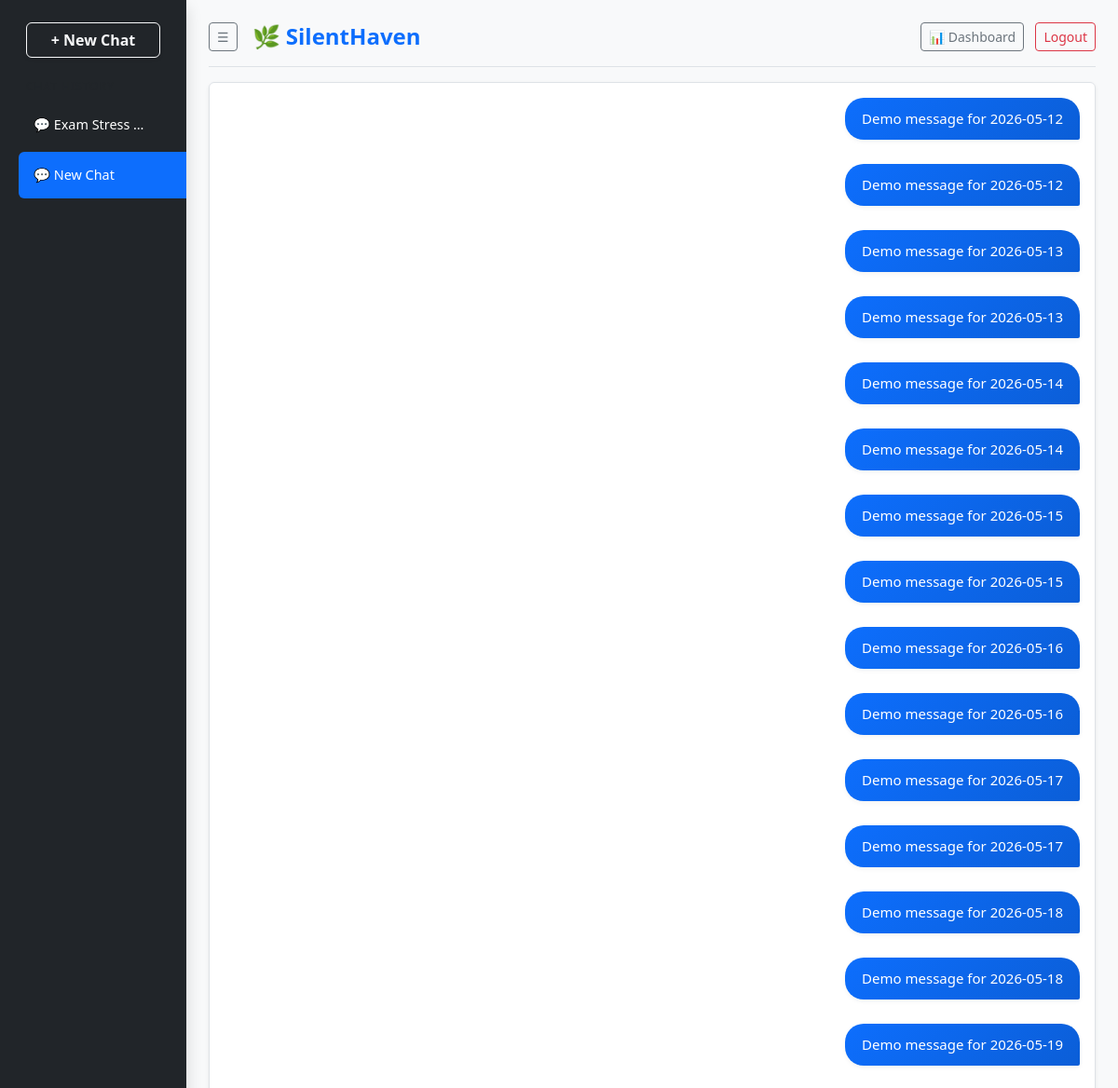
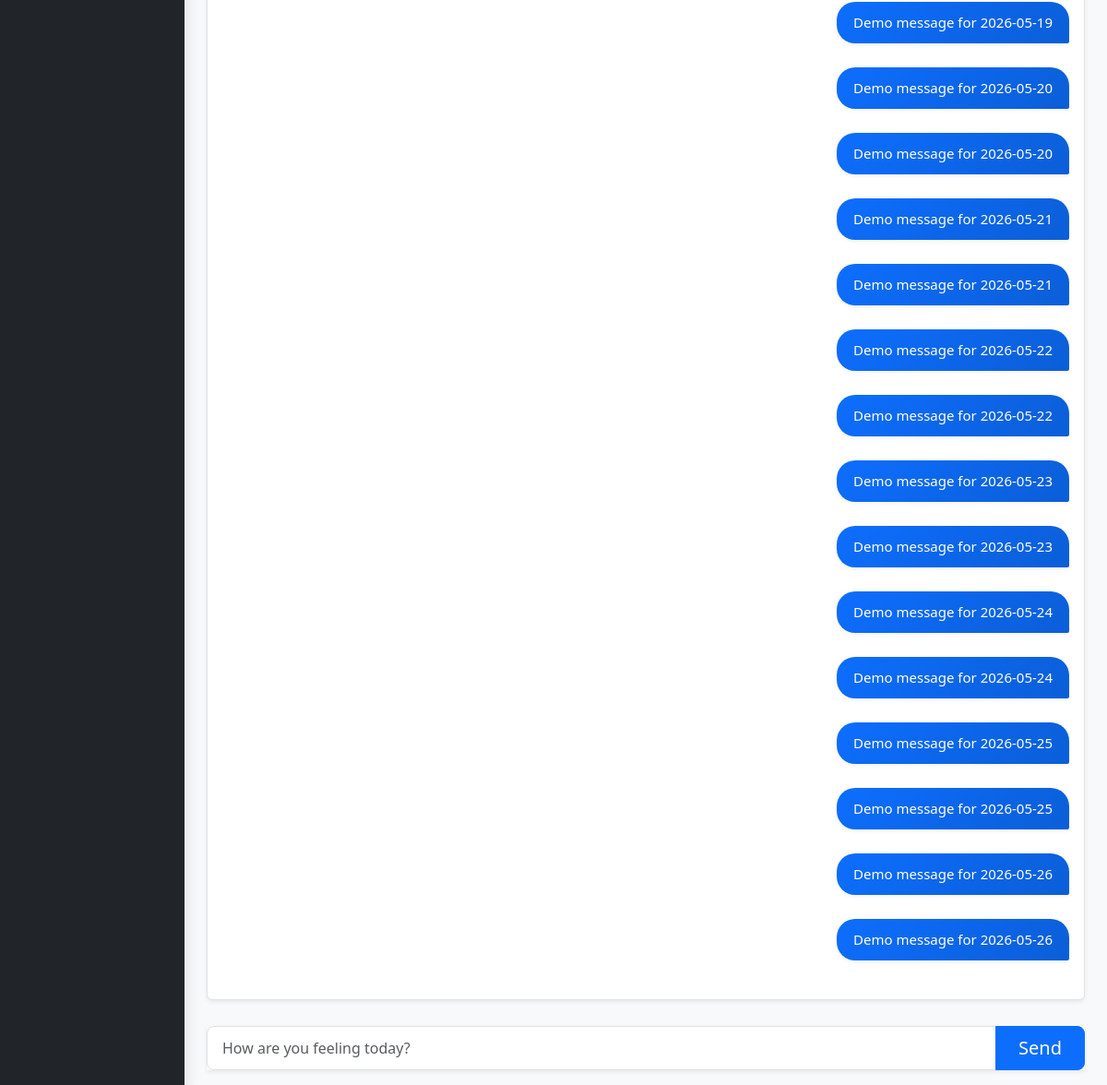
The page /chat/34 (signed in) on the database its author committed (2 pictures, top to bottom).
### chat/models.py (models this page shows)
class ChatSession(models.Model):
    user = models.ForeignKey(User, on_delete=models.CASCADE)
    title = models.CharField(max_length=255, default="Новый чат")
    created_at = models.DateTimeField(auto_now_add=True)

class Message(models.Model):
    session = models.ForeignKey(ChatSession, on_delete=models.CASCADE)
    sender = models.CharField(max_length=10)
    text = models.TextField()
    timestamp = models.DateTimeField(auto_now_add=True)
    sentiment_value = models.FloatField(null=True, blank=True)
    is_trigger_alert = models.BooleanField(default=False)
    anxiety = models.FloatField(default=0.0) # Тревога
    sadness = models.FloatField(default=0.0) # Грусть/Уныние
    anger = models.FloatField(default=0.0)   # Гнев/Раздражение
    apathy = models.FloatField(default=0.0)  # Апатия/Выгорание
    primary_emotion = models.CharField(max_length=50, default='neutral') # Главная эмоция
    stress_factors = models.CharField(max_length=255, blank=True, null=True) # Источники стресса через запятую

### chat/views.py (the view)
# urls.py: path('', views.chat_interface, name='chat_interface'),
@login_required(login_url='/login/')
def chat_interface(request, session_id=None):
    sessions = ChatSession.objects.filter(user=request.user).order_by('-created_at')
    if session_id:
        current_session = ChatSession.objects.get(id=session_id, user=request.user)
    else:
        current_session = sessions.first()
        if not current_session:
            current_session = ChatSession.objects.create(user=request.user, title="New Chat")
    messages = Message.objects.filter(session=current_session).order_by('timestamp')
    return render(request, 'chat/index.html', {
        'sessions': sessions,
        'current_session': current_session,
        'messages': messages
    })

### chat/templates/chat/index.html (shortened to what this page needs)
<!DOCTYPE html>
<html lang="en">
<head>
    <link href="https://cdn.jsdelivr.net/npm/bootstrap@5.3.0/dist/css/bootstrap.min.css" rel="stylesheet">
</head>
<body class="bg-light overflow-hidden">
<div class="container-fluid">
    <div class="row">
        <nav id="sidebar" class="col-md-3 col-lg-2 bg-dark sidebar py-4 shadow">
            <div class="px-3 mb-4">
                <a href="{% url 'new_chat' %}" class="btn btn-outline-light w-100 fw-bold shadow-sm">+ New Chat</a>
            </div>
            <h6 class="text-uppercase text-muted px-3 mb-2" style="font-size: 0.75rem; letter-spacing: 1px;">Chat History</h6>
            <ul class="nav flex-column px-2">
                {% for session in sessions %}
                <li class="nav-item mb-1 d-flex justify-content-between align-items-center rounded {% if session.id == current_session.id %}bg-primary{% else %}hover-bg-secondary{% endif %}">
                    <a class="nav-link text-truncate px-3 py-2 text-white"
                       href="{% url 'chat_with_id' session.id %}" id="chat-title-{{ session.id }}" style="width: 75%; font-size: 0.9rem;">
                        💬 {{ session.title }}
                    </a>
                </li>
                {% endfor %}
            </ul>
        </nav>
        <main id="main-panel" class="col-md-9 col-lg-10 px-md-4 d-flex flex-column" style="height: 100vh;">
            <div class="d-flex justify-content-between align-items-center py-3 border-bottom mt-2">
                <div class="d-flex align-items-center">
                    <button id="toggle-sidebar-btn" class="btn btn-sm btn-outline-secondary me-3" title="Toggle Sidebar">☰</button>
                    <h4 class="mb-0 text-primary fw-bold">🌿 SilentHaven</h4>
                </div>
                <div>
                    <a href="{% url 'dashboard' %}" class="btn btn-sm btn-outline-secondary me-2">📊 Dashboard</a>
                    <form action="{% url 'logout' %}" method="post" class="d-inline">
                        <button type="submit" class="btn btn-sm btn-outline-danger">Logout</button>
                    </form>
                </div>
            </div>
            <div id="chat-window" class="p-3 bg-white shadow-sm mt-3 rounded border">
                {% for msg in messages %}
                    <div class="mb-3 d-flex {% if msg.sender == 'user' %}justify-content-end{% endif %}">
                        <div class="message-bubble {% if msg.sender == 'user' %}user-bubble{% else %}ai-bubble{% endif %}">{{ msg.text }}</div>
                    </div>
                {% empty %}
                    <div class="text-center text-muted mt-5 h-100 d-flex flex-column justify-content-center align-items-center">
                        <div class="display-1 mb-3">🌿</div>
                        <h5>I'm ready to listen</h5>
                        <p>Share what's on your mind.</p>
                    </div>
                {% endfor %}
            </div>
            <form id="chat-form" class="mt-auto py-3">
                <div class="input-group input-group-lg shadow-sm">
                    <input type="text" id="message-input" class="form-control fs-6" placeholder="How are you feeling today?" required autocomplete="off">
                    <button class="btn btn-primary px-4" type="submit">Send</button>
                </div>
            </form>
        </main>
    </div>
</div>
</body>
</html>

### chat/templates/chat/index.html (style rules this page uses)
#chat-window { height: calc(100vh - 180px); overflow-y: auto; scroll-behavior: smooth; }
.sidebar { height: 100vh; overflow-y: auto; transition: all 0.3s ease; }
#main-panel { transition: all 0.3s ease; }
.message-bubble { max-width: 75%; padding: 12px 18px; border-radius: 20px; margin-bottom: 10px; position: relative; font-size: 15px; line-height: 1.4; box-shadow: 0 2px 5px rgba(0,0,0,0.05); }
.user-bubble { background: linear-gradient(135deg, #0d6efd, #0b5ed7); color: white; border-bottom-right-radius: 2px; margin-left: auto; }
.message-bubble { animation: fadeIn 0.3s ease-out; }

### rows shown on the page
ChatSession: title "Exam Stress…"
ChatSession: title "New Chat"
Message: text "Demo message for 2026-05-12"
Message: text "Demo message for 2026-05-12"
Message: text "Demo message for 2026-05-13"
Message: text "Demo message for 2026-05-13"
Message: text "Demo message for 2026-05-14"
Message: text "Demo message for 2026-05-14"
Message: text "Demo message for 2026-05-15"
Message: text "Demo message for 2026-05-15"
Message: text "Demo message for 2026-05-16"
Message: text "Demo message for 2026-05-16"
Message: text "Demo message for 2026-05-17"
Message: text "Demo message for 2026-05-17"
Message: text "Demo message for 2026-05-18"
Message: text "Demo message for 2026-05-18"
Message: text "Demo message for 2026-05-19"
Message: text "Demo message for 2026-05-19"
Message: text "Demo message for 2026-05-20"
Message: text "Demo message for 2026-05-20"
Message: text "Demo message for 2026-05-21"
Message: text "Demo message for 2026-05-21"
Message: text "Demo message for 2026-05-22"
Message: text "Demo message for 2026-05-22"
Message: text "Demo message for 2026-05-23"
Message: text "Demo message for 2026-05-23"
Message: text "Demo message for 2026-05-24"
Message: text "Demo message for 2026-05-24"
Message: text "Demo message for 2026-05-25"
Message: text "Demo message for 2026-05-25"
Message: text "Demo message for 2026-05-26"
Message: text "Demo message for 2026-05-26"
